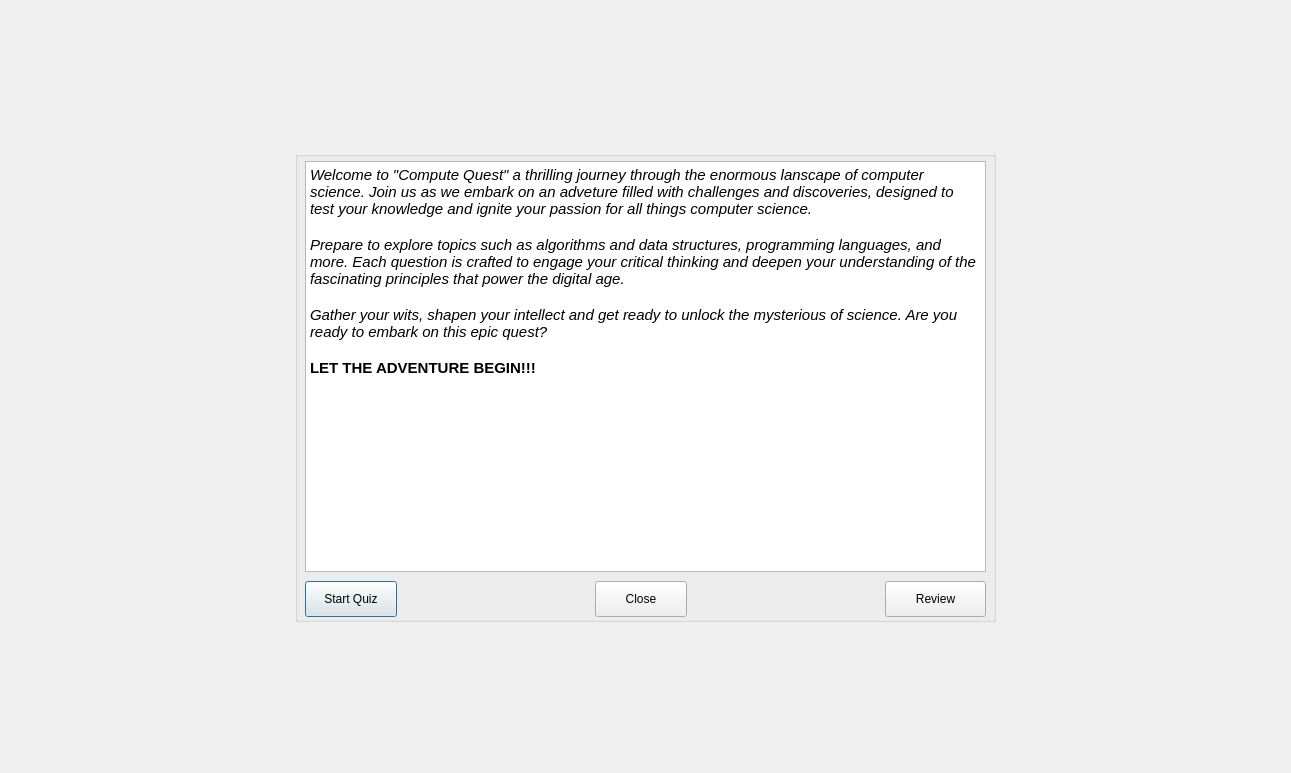
<?xml version="1.0" encoding="UTF-8"?>
<ui version="4.0">
 <class>StartQuizWindow</class>
 <widget class="QDialog" name="StartQuizWindow">
  <property name="geometry">
   <rect>
    <x>0</x>
    <y>0</y>
    <width>1291</width>
    <height>773</height>
   </rect>
  </property>
  <property name="sizePolicy">
   <sizepolicy hsizetype="Preferred" vsizetype="Preferred">
    <horstretch>0</horstretch>
    <verstretch>0</verstretch>
   </sizepolicy>
  </property>
  <property name="windowTitle">
   <string>Dialog</string>
  </property>
  <layout class="QVBoxLayout" name="verticalLayout">
   <item>
    <layout class="QHBoxLayout" name="horizontalLayout">
     <item>
      <spacer name="horizontalSpacer">
       <property name="orientation">
        <enum>Qt::Horizontal</enum>
       </property>
       <property name="sizeHint" stdset="0">
        <size>
         <width>40</width>
         <height>20</height>
        </size>
       </property>
      </spacer>
     </item>
     <item>
      <widget class="QGroupBox" name="groupBox">
       <property name="sizePolicy">
        <sizepolicy hsizetype="Fixed" vsizetype="Fixed">
         <horstretch>0</horstretch>
         <verstretch>0</verstretch>
        </sizepolicy>
       </property>
       <property name="minimumSize">
        <size>
         <width>701</width>
         <height>471</height>
        </size>
       </property>
       <property name="title">
        <string/>
       </property>
       <widget class="QPushButton" name="startQuizButton">
        <property name="geometry">
         <rect>
          <x>10</x>
          <y>430</y>
          <width>92</width>
          <height>36</height>
         </rect>
        </property>
        <property name="cursor">
         <cursorShape>PointingHandCursor</cursorShape>
        </property>
        <property name="text">
         <string>Start Quiz</string>
        </property>
       </widget>
       <widget class="QPushButton" name="close">
        <property name="geometry">
         <rect>
          <x>300</x>
          <y>430</y>
          <width>92</width>
          <height>36</height>
         </rect>
        </property>
        <property name="cursor">
         <cursorShape>PointingHandCursor</cursorShape>
        </property>
        <property name="text">
         <string>Close</string>
        </property>
       </widget>
       <widget class="QPushButton" name="readReview">
        <property name="geometry">
         <rect>
          <x>590</x>
          <y>430</y>
          <width>101</width>
          <height>36</height>
         </rect>
        </property>
        <property name="cursor">
         <cursorShape>PointingHandCursor</cursorShape>
        </property>
        <property name="text">
         <string>Review</string>
        </property>
       </widget>
       <widget class="QTextEdit" name="textEdit">
        <property name="geometry">
         <rect>
          <x>10</x>
          <y>10</y>
          <width>681</width>
          <height>411</height>
         </rect>
        </property>
        <property name="readOnly">
         <bool>true</bool>
        </property>
        <property name="html">
         <string>&lt;!DOCTYPE HTML PUBLIC &quot;-//W3C//DTD HTML 4.0//EN&quot; &quot;http://www.w3.org/TR/REC-html40/strict.dtd&quot;&gt;
&lt;html&gt;&lt;head&gt;&lt;meta name=&quot;qrichtext&quot; content=&quot;1&quot; /&gt;&lt;style type=&quot;text/css&quot;&gt;
p, li { white-space: pre-wrap; }
&lt;/style&gt;&lt;/head&gt;&lt;body style=&quot; font-family:'Cantarell'; font-size:11pt; font-weight:400; font-style:normal;&quot;&gt;
&lt;p style=&quot; margin-top:0px; margin-bottom:0px; margin-left:0px; margin-right:0px; -qt-block-indent:0; text-indent:0px;&quot;&gt;&lt;span style=&quot; font-style:italic;&quot;&gt;Welcome to &amp;quot;Compute Quest&amp;quot; a thrilling journey through the enormous lanscape of computer science. Join us as we embark on an adveture filled with challenges and discoveries, designed to test your knowledge and ignite your passion for all things computer science.&lt;/span&gt;&lt;/p&gt;
&lt;p style=&quot;-qt-paragraph-type:empty; margin-top:0px; margin-bottom:0px; margin-left:0px; margin-right:0px; -qt-block-indent:0; text-indent:0px; font-style:italic;&quot;&gt;&lt;br /&gt;&lt;/p&gt;
&lt;p style=&quot; margin-top:0px; margin-bottom:0px; margin-left:0px; margin-right:0px; -qt-block-indent:0; text-indent:0px;&quot;&gt;&lt;span style=&quot; font-style:italic;&quot;&gt;Prepare to explore topics such as algorithms and data structures, programming languages, and more. Each question is crafted to engage your critical thinking and deepen your understanding of the fascinating principles that power the digital age.&lt;/span&gt;&lt;/p&gt;
&lt;p style=&quot;-qt-paragraph-type:empty; margin-top:0px; margin-bottom:0px; margin-left:0px; margin-right:0px; -qt-block-indent:0; text-indent:0px; font-style:italic;&quot;&gt;&lt;br /&gt;&lt;/p&gt;
&lt;p style=&quot; margin-top:0px; margin-bottom:0px; margin-left:0px; margin-right:0px; -qt-block-indent:0; text-indent:0px;&quot;&gt;&lt;span style=&quot; font-style:italic;&quot;&gt;Gather your wits, shapen your intellect and get ready to unlock the mysterious of science. Are you ready to embark on this epic quest?&lt;/span&gt;&lt;/p&gt;
&lt;p style=&quot;-qt-paragraph-type:empty; margin-top:0px; margin-bottom:0px; margin-left:0px; margin-right:0px; -qt-block-indent:0; text-indent:0px; font-style:italic;&quot;&gt;&lt;br /&gt;&lt;/p&gt;
&lt;p style=&quot; margin-top:0px; margin-bottom:0px; margin-left:0px; margin-right:0px; -qt-block-indent:0; text-indent:0px;&quot;&gt;&lt;span style=&quot; font-weight:600;&quot;&gt;LET THE ADVENTURE BEGIN!!!&lt;/span&gt;&lt;/p&gt;&lt;/body&gt;&lt;/html&gt;</string>
        </property>
       </widget>
      </widget>
     </item>
     <item>
      <spacer name="horizontalSpacer_2">
       <property name="orientation">
        <enum>Qt::Horizontal</enum>
       </property>
       <property name="sizeHint" stdset="0">
        <size>
         <width>40</width>
         <height>20</height>
        </size>
       </property>
      </spacer>
     </item>
    </layout>
   </item>
  </layout>
 </widget>
 <resources/>
 <connections/>
</ui>
